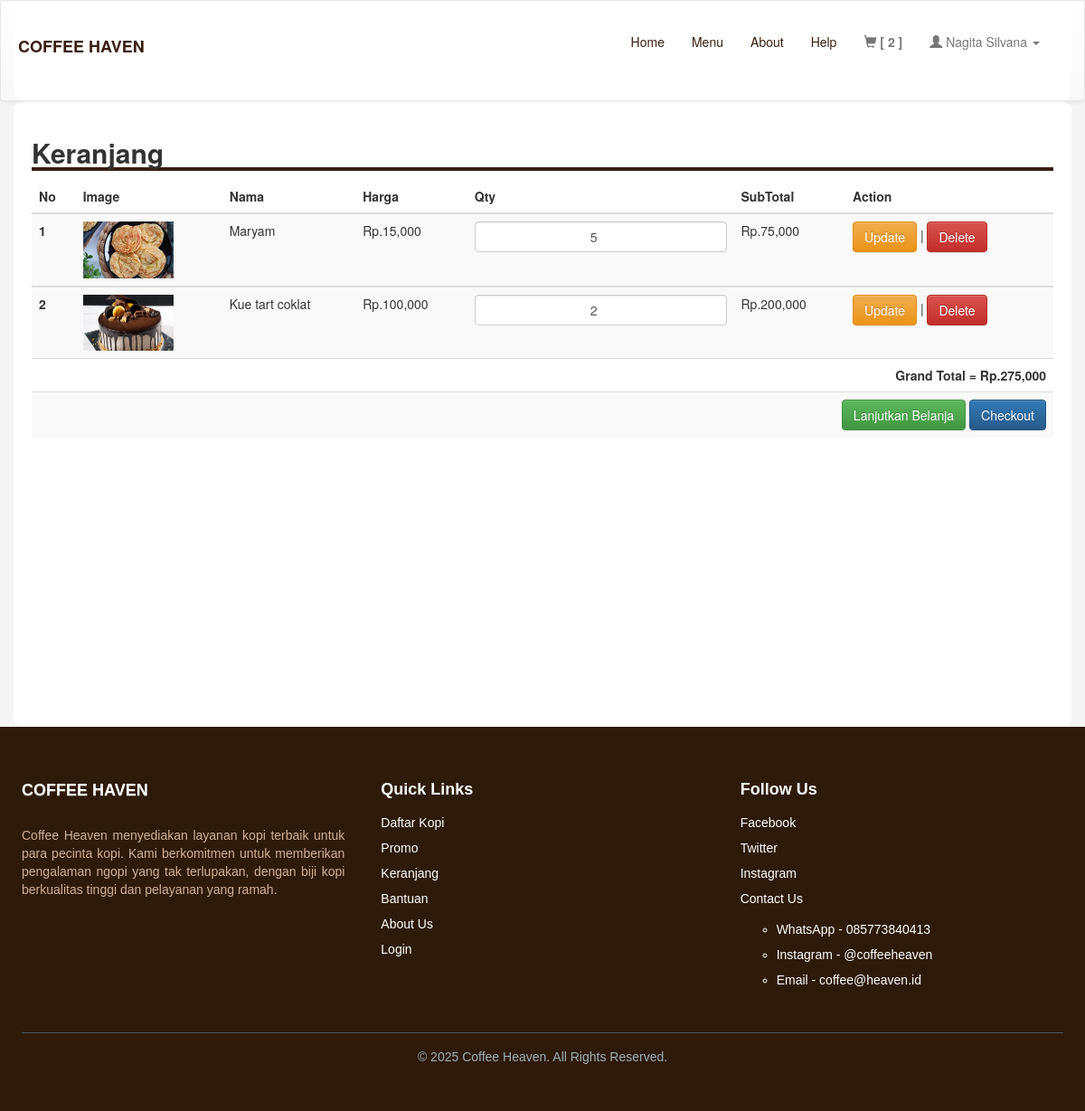
The app's page /keranjang.php (signed in), older data.
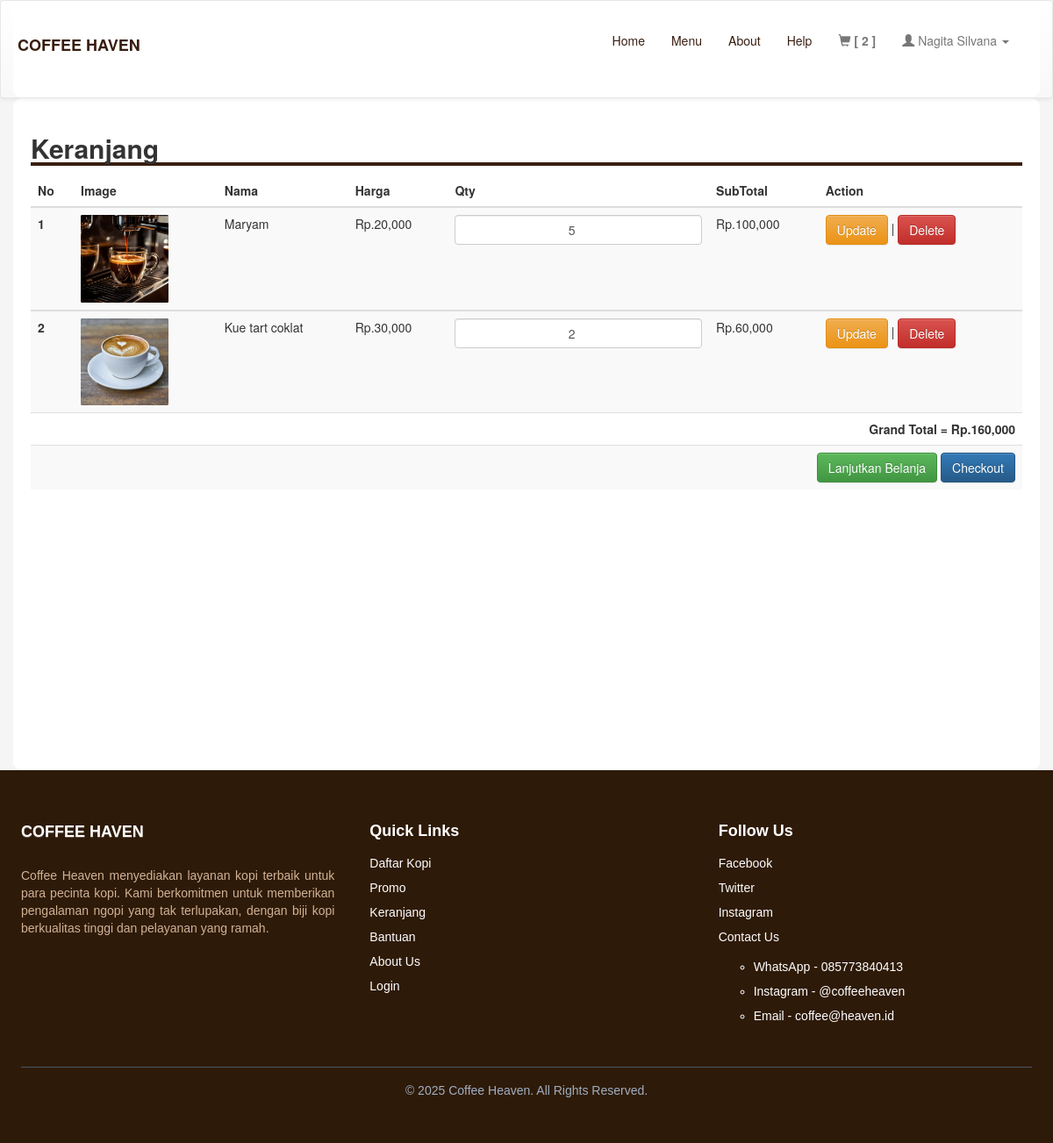
The same page, newer data.
### tables this page shows
CREATE TABLE `keranjang` (
  `id_keranjang` int(11) NOT NULL,
  `kode_customer` varchar(100) NOT NULL,
  `kode_produk` varchar(100) NOT NULL,
  `nama_produk` varchar(100) NOT NULL,
  `qty` int(11) NOT NULL,
  `harga` int(11) NOT NULL
);

CREATE TABLE `produk` (
  `kode_produk` varchar(100) NOT NULL,
  `nama` varchar(100) NOT NULL,
  `image` text NOT NULL,
  `deskripsi` text NOT NULL,
  `harga` int(11) NOT NULL
);

### keranjang.php (the view, shortened to what this page needs)
<?php
include 'header.php';
?>
<div class="container" style="padding-bottom: 300px;">
	<h2 style=" width: 100%; border-bottom: 4px solid #391E10"><b>Keranjang</b></h2>
		<table class="table table-striped">
			<?php
			if(isset($_SESSION['user'])){
				$kode_cs = $_SESSION['kd_cs'];
				$cek = mysqli_query($conn, "SELECT * FROM keranjang WHERE kode_customer = '$kode_cs'");
				$jml = mysqli_num_rows($cek);
				if($jml > 0){
					?>
					<thead>
						<tr>
							<th scope="col">No</th>
							<th scope="col">Image</th>
							<th scope="col">Nama</th>
							<th scope="col">Harga</th>
							<th scope="col">Qty</th>
							<th scope="col">SubTotal</th>
							<th scope="col">Action</th>
						</tr>
					</thead>
					<?php
					if(isset($_SESSION['kd_cs'])){
						$kode_cs = $_SESSION['kd_cs'];
						$result = mysqli_query($conn, "SELECT k.id_keranjang as keranjang, k.kode_produk as kd, k.nama_produk as nama, k.qty as jml, p.image as gambar, p.harga as hrg FROM keranjang k join produk p on k.kode_produk=p.kode_produk WHERE kode_customer = '$kode_cs'");
						$no = 1;
						$hasil = 0;
						while($row = mysqli_fetch_assoc($result)){
					?>
					<tbody>
					<form action="<?php echo $_SERVER['PHP_SELF']; ?>" method="POST">
						<tr>
							<th scope="row"><?= $no;  ?></th>
							<td><img src="image/produk/<?= $row['gambar']; ?>" width="100"></td>
							<td><?= $row['nama']; ?></td>
							<td>Rp.<?= number_format($row['hrg']);  ?></td>
							<td><input type="number" name="qty" class="form-control" style="text-align: center;" value="<?= $row['jml']; ?>"></td>
							<td>Rp.<?= number_format($row['hrg'] * $row['jml']);  ?></td>
							<td><button type="submit" name="submit1" class="btn btn-warning">Update</button> | <a href="keranjang.php?del=1&id=<?= $row['keranjang']; ?>" class="btn btn-danger" onclick="return confirm('Yakin ingin dihapus ?')">Delete</a></td>
						</tr>
						</form>
					<?php
							$sub = $row['hrg'] * $row['jml'];
							$hasil += $sub;
							$no++;
						}
					}
					 ?>
						<tr>
							<td colspan="7" style="text-align: right; font-weight: bold;">Grand Total = Rp.<?= number_format($hasil); ?></td>
						</tr>
						<tr>
							<td colspan="7" style="text-align: right; font-weight: bold;"><a href="produk.php" class="btn btn-success">Lanjutkan Belanja</a> <a href="checkout.php?kode_cs=<?= $kode_cs; ?>" class="btn btn-primary">Checkout</a></td>
						</tr>
						<?php
					}
				}else{
					echo "<tr>
					<td colspan='7' class='text-center bg-danger'><h5><b>SILAHKAN LOGIN TERLEBIH DAHULU SEBELUM BERBELANJA</b></h5></td>
					</tr>";
				}
				?>
			</tbody>
		</table>
</div>
<?php
include 'footer.php';
?>

Row changes from the older to the newer data that the page shows:
changed through a linked row, keranjang "Maryam": kode_produk.image: a different picture; kode_produk.harga "15,000" → "20,000"; $row['hrg'] * $row['jml'] "75,000" → "100,000"
changed through a linked row, keranjang "Kue tart coklat": kode_produk.image: a different picture; kode_produk.harga "100,000" → "30,000"; $row['hrg'] * $row['jml'] "200,000" → "60,000"
Text that changed along with them:
$hasil: "275,000" → "160,000"
